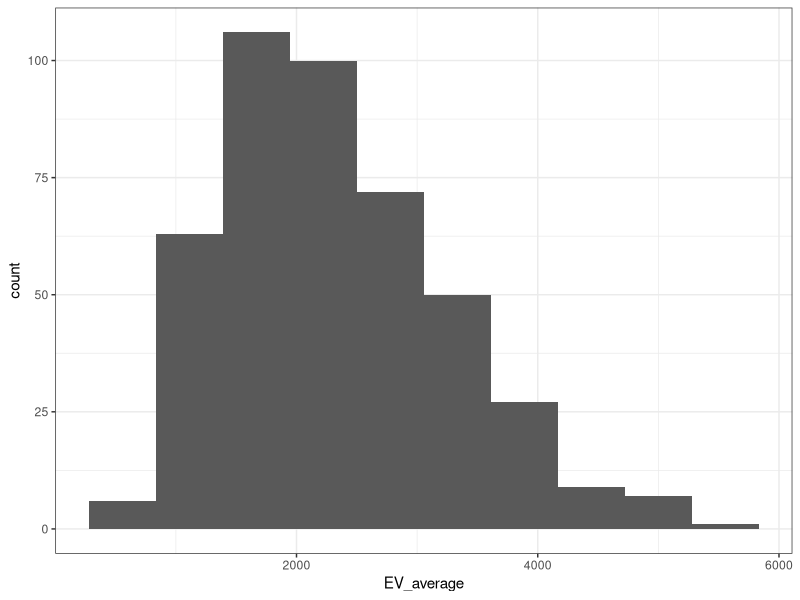
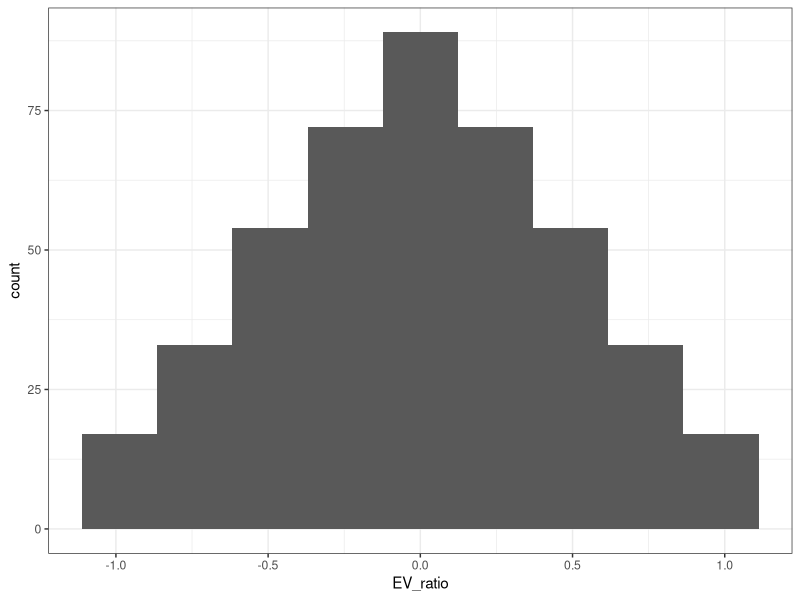
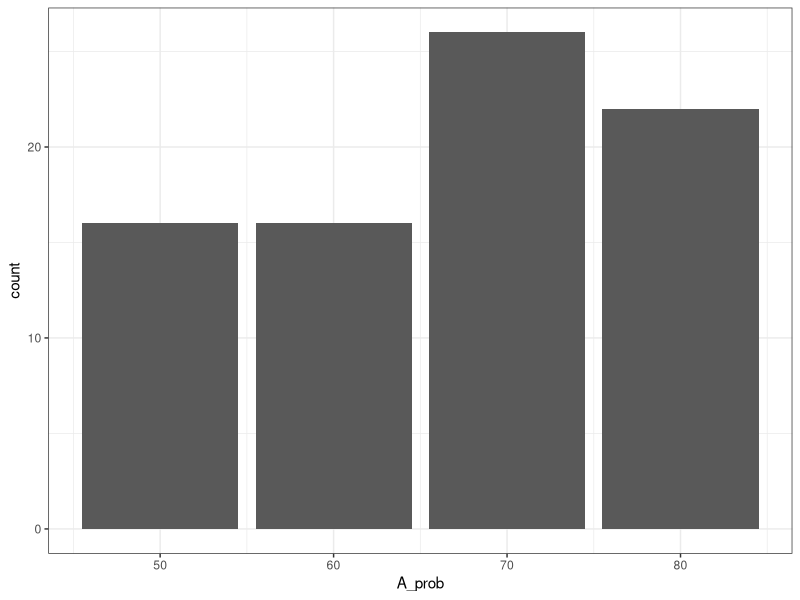
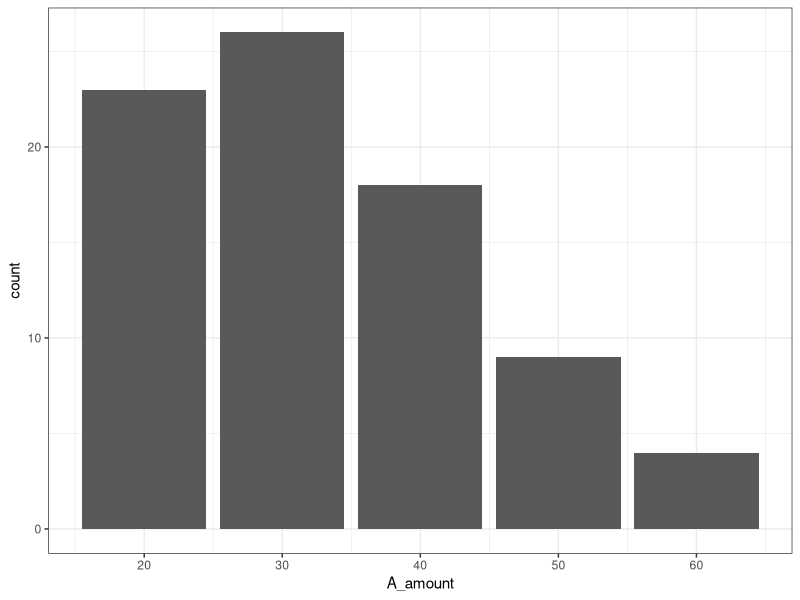
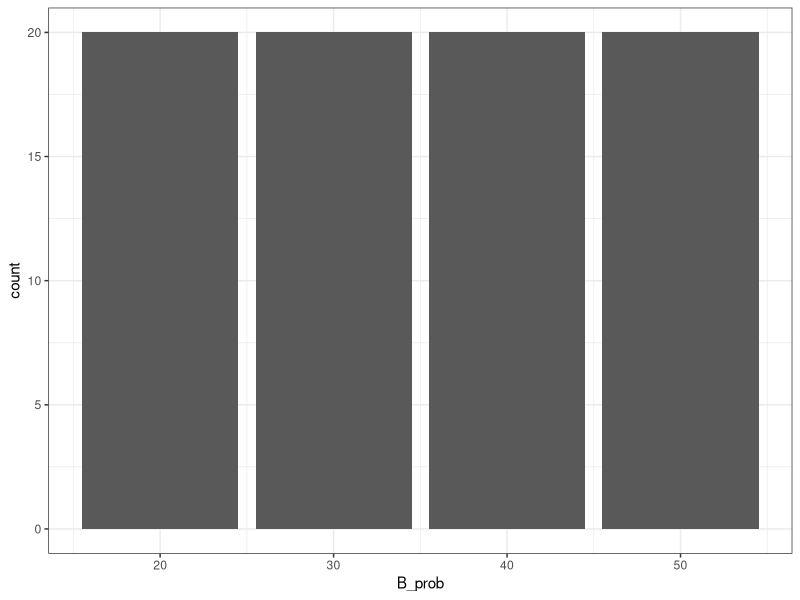
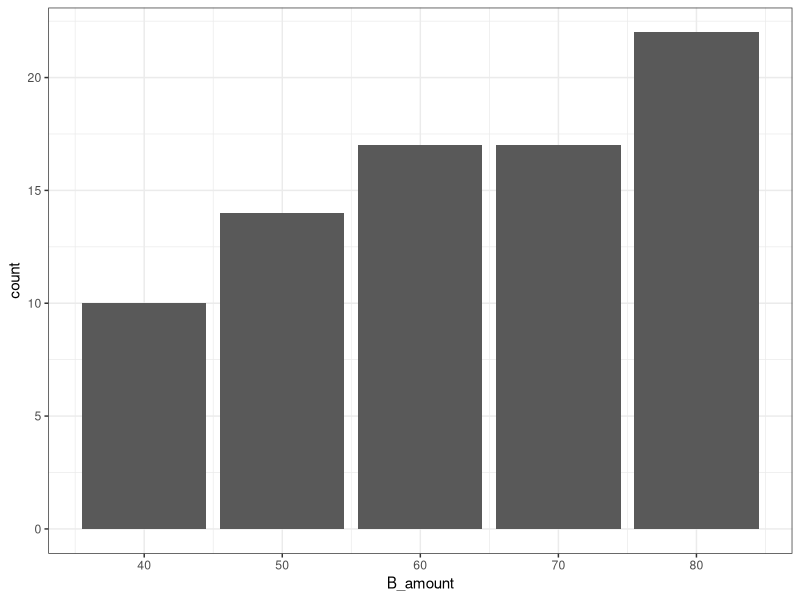
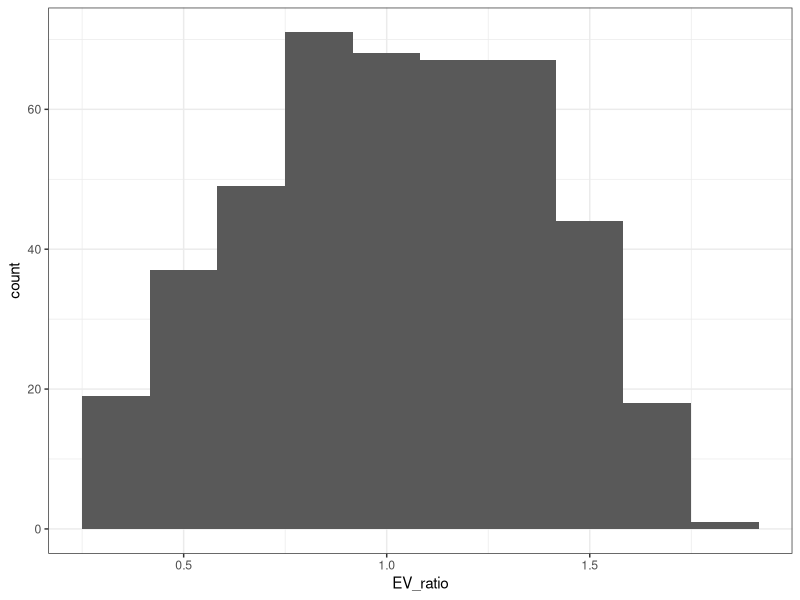

These figures' R source, in order: (Note: this script raises an error after producing the figures.)
#Data: 20-09-2022
#Author: Zhang Chen
#Contributor: Akira


library(tidyverse)
library(dplyr)
library(jsonlite)

theme_set(theme_bw() +
            theme(legend.position = "top",
                  legend.direction = "horizontal"))

# the probabilities of winning will be from 20% till 80%, in increments of 10%
# the magnitude of wins will be from 20 till 80, in increments of 10

optionA_prob <- seq(from = 20, to = 80, by = 10)
optionA_amount <- seq(from = 20, to = 80, by = 10)

optionB_prob <- seq(from = 20, to = 80, by = 10)
optionB_amount <- seq(from = 20, to = 80, by = 10)

# simulate all possible combinations
df <- list(
  A_prob = optionA_prob, A_amount = optionA_amount,
  B_prob = optionB_prob, B_amount = optionB_amount
  ) %>%
  cross_df()

# select experimental pairs, where option A is always high-prob, but low-amount,
# whereas option B is always low-prob, but high-amount
df_exp <- df %>%
  filter(A_prob > B_prob, A_amount < B_amount) %>%
  # compute the expected value of both options, 
  # the average EV and the EV ratio
  mutate(
    A_EV = A_prob * A_amount,
    B_EV = B_prob * B_amount,
    EV_average = (A_EV + B_EV)/2,
    EV_ratio = (A_EV - B_EV)/EV_average
  )


# make a histogram to get an idea of the range of the average EV
ggplot(df_exp, aes(EV_average)) +
  geom_histogram(bins = 10)

# make a histogram to get an idea of the range of the EV ratios
ggplot(df_exp, aes(EV_ratio)) +
  geom_histogram(bins = 10)

# select pairs with the EV ratios between -0.91 and 0.91, to be in line with previous work
df_exp <- df_exp %>%
  filter(
    A_prob >= 50,
    A_amount <= 60,
    B_prob <= 50,
    B_amount >= 40,
    abs(EV_ratio) < 0.91,
    EV_ratio != 0
  )

# divide the pairs into 10 bins, and select 8 pairs from each bin
df_exp <- df_exp %>%
  mutate(EV_ratio_bin = cut_interval(EV_ratio, n = 10)) %>%
  # count the number of pairs in each bin
  group_by(EV_ratio_bin) %>%
  mutate(n_pairs = n()) %>%
  ungroup()

df_exp_select <- df_exp %>%
  group_by(EV_ratio_bin) %>%
  sample_n(8)

# plot how often each amount and probability level is shown
ggplot(df_exp_select, aes(A_prob)) +
  geom_bar()

ggplot(df_exp_select, aes(A_amount)) +
  geom_bar()

ggplot(df_exp_select, aes(B_prob)) +
  geom_bar()

ggplot(df_exp_select, aes(B_amount)) +
  geom_bar()

# select catch trials, where option A dominates option B
df_catch <- df %>%
  filter(A_prob > B_prob, A_amount > B_amount) %>%
  # compute the expected value of both options, and the EV ratio
  mutate(
    A_EV = A_prob * A_amount,
    B_EV = B_prob * B_amount,
    EV_ratio = (A_EV - B_EV)/((A_EV + B_EV)/2)
  )

# make a histogram to get an idea of the range of the EV ratios
ggplot(df_catch, aes(EV_ratio)) +
  geom_histogram(bins = 10)

#sample a small number of random catch trials - 10 trials selected
df_catch_select <- df_catch[sample(nrow(df_catch), 10), ]

#create final pairs - exp-pairs + catch-pairs (with all cols)
final_pairs <- rbind(df_exp_select, df_catch_select)
# df with relv. cols of amount and prob for each gamble
jsPsych_data_r <- final_pairs[c(1,2,3,4)]

#write final df into a csv (full df)
write_csv(final_pairs, "/Users/akira/Desktop/gamblepairs_exp_catch.csv")
#write final df into a csv (gamble amounts and prob)
write_csv(jsPsych_data_r, "/Users/akira/Desktop/jsPsych_gamble-pairs.csv")
#"/Users/akira/Desktop" - pathname

# transform r object to javascript array
jsPsych_data_js <- toJSON(jsPsych_data_r)
print(jsPsych_data_js)
